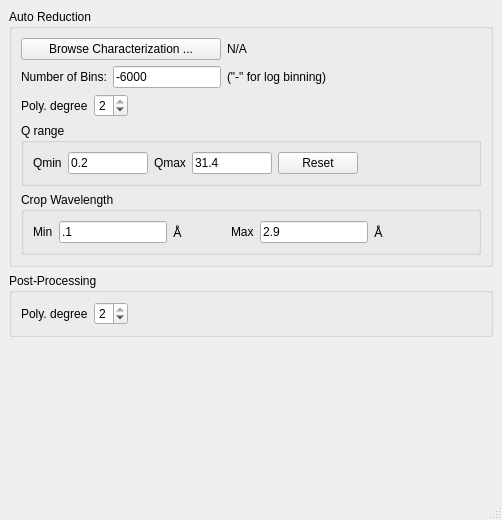
<?xml version="1.0" encoding="UTF-8"?>
<ui version="4.0">
 <class>MainWindow</class>
 <widget class="QMainWindow" name="MainWindow">
  <property name="geometry">
   <rect>
    <x>0</x>
    <y>0</y>
    <width>502</width>
    <height>520</height>
   </rect>
  </property>
  <property name="windowTitle">
   <string>MainWindow</string>
  </property>
  <widget class="QWidget" name="centralwidget">
   <layout class="QVBoxLayout" name="verticalLayout_3">
    <item>
     <widget class="QGroupBox" name="groupBox">
      <property name="title">
       <string>Auto Reduction</string>
      </property>
      <layout class="QVBoxLayout" name="verticalLayout">
       <item>
        <layout class="QHBoxLayout" name="horizontalLayout_5">
         <item>
          <widget class="QPushButton" name="mantid_browse_characterization_button">
           <property name="minimumSize">
            <size>
             <width>200</width>
             <height>0</height>
            </size>
           </property>
           <property name="text">
            <string>Browse Characterization ...</string>
           </property>
          </widget>
         </item>
         <item>
          <widget class="QLabel" name="mantid_characterization_value">
           <property name="sizePolicy">
            <sizepolicy hsizetype="Expanding" vsizetype="Preferred">
             <horstretch>0</horstretch>
             <verstretch>0</verstretch>
            </sizepolicy>
           </property>
           <property name="text">
            <string>N/A</string>
           </property>
          </widget>
         </item>
        </layout>
       </item>
       <item>
        <layout class="QHBoxLayout" name="horizontalLayout_4">
         <item>
          <widget class="QLabel" name="label_9">
           <property name="text">
            <string>Number of Bins:</string>
           </property>
          </widget>
         </item>
         <item>
          <widget class="QLineEdit" name="mantid_number_of_bins">
           <property name="sizePolicy">
            <sizepolicy hsizetype="Preferred" vsizetype="Fixed">
             <horstretch>0</horstretch>
             <verstretch>0</verstretch>
            </sizepolicy>
           </property>
           <property name="text">
            <string>-6000</string>
           </property>
          </widget>
         </item>
         <item>
          <widget class="QLabel" name="label_7">
           <property name="text">
            <string>(&quot;-&quot; for log binning)</string>
           </property>
          </widget>
         </item>
         <item>
          <spacer name="horizontalSpacer_2">
           <property name="orientation">
            <enum>Qt::Horizontal</enum>
           </property>
           <property name="sizeHint" stdset="0">
            <size>
             <width>40</width>
             <height>20</height>
            </size>
           </property>
          </spacer>
         </item>
        </layout>
       </item>
       <item>
        <layout class="QHBoxLayout" name="horizontalLayout_2">
         <item>
          <widget class="QLabel" name="label_23">
           <property name="text">
            <string>Poly. degree</string>
           </property>
          </widget>
         </item>
         <item>
          <widget class="QSpinBox" name="ndeg">
           <property name="maximum">
            <number>2</number>
           </property>
           <property name="value">
            <number>2</number>
           </property>
          </widget>
         </item>
         <item>
          <spacer name="horizontalSpacer">
           <property name="orientation">
            <enum>Qt::Horizontal</enum>
           </property>
           <property name="sizeHint" stdset="0">
            <size>
             <width>40</width>
             <height>20</height>
            </size>
           </property>
          </spacer>
         </item>
        </layout>
       </item>
       <item>
        <widget class="QGroupBox" name="q_range_group_box">
         <property name="title">
          <string>Q range</string>
         </property>
         <layout class="QHBoxLayout" name="horizontalLayout">
          <item>
           <widget class="QLabel" name="label">
            <property name="text">
             <string>Qmin</string>
            </property>
           </widget>
          </item>
          <item>
           <widget class="QLineEdit" name="q_range_min">
            <property name="minimumSize">
             <size>
              <width>80</width>
              <height>0</height>
             </size>
            </property>
            <property name="maximumSize">
             <size>
              <width>80</width>
              <height>16777215</height>
             </size>
            </property>
            <property name="text">
             <string>0.2</string>
            </property>
           </widget>
          </item>
          <item>
           <widget class="QLabel" name="label_2">
            <property name="text">
             <string>Qmax</string>
            </property>
           </widget>
          </item>
          <item>
           <widget class="QLineEdit" name="q_range_max">
            <property name="minimumSize">
             <size>
              <width>80</width>
              <height>0</height>
             </size>
            </property>
            <property name="maximumSize">
             <size>
              <width>80</width>
              <height>16777215</height>
             </size>
            </property>
            <property name="text">
             <string>31.4</string>
            </property>
           </widget>
          </item>
          <item>
           <widget class="QPushButton" name="pushButton">
            <property name="text">
             <string>Reset</string>
            </property>
           </widget>
          </item>
          <item>
           <spacer name="horizontalSpacer_3">
            <property name="orientation">
             <enum>Qt::Horizontal</enum>
            </property>
            <property name="sizeHint" stdset="0">
             <size>
              <width>40</width>
              <height>20</height>
             </size>
            </property>
           </spacer>
          </item>
         </layout>
        </widget>
       </item>
       <item>
        <widget class="QGroupBox" name="groupBox_2">
         <property name="title">
          <string>Crop Wavelength</string>
         </property>
         <layout class="QHBoxLayout" name="horizontalLayout_3">
          <item>
           <widget class="QLabel" name="label_15">
            <property name="text">
             <string>Min</string>
            </property>
           </widget>
          </item>
          <item>
           <widget class="QLineEdit" name="mantid_min_crop_wavelength">
            <property name="text">
             <string>.1</string>
            </property>
           </widget>
          </item>
          <item>
           <widget class="QLabel" name="label_16">
            <property name="text">
             <string>&lt;!DOCTYPE HTML PUBLIC &quot;-//W3C//DTD HTML 4.0//EN&quot; &quot;http://www.w3.org/TR/REC-html40/strict.dtd&quot;&gt;
&lt;html&gt;&lt;head&gt;&lt;meta name=&quot;qrichtext&quot; content=&quot;1&quot; /&gt;&lt;style type=&quot;text/css&quot;&gt;
p, li { white-space: pre-wrap; }
&lt;/style&gt;&lt;/head&gt;&lt;body style=&quot; font-family:'Sans Serif'; font-size:10pt; font-weight:400; font-style:normal;&quot;&gt;
&lt;p style=&quot; margin-top:0px; margin-bottom:0px; margin-left:0px; margin-right:0px; -qt-block-indent:0; text-indent:0px;&quot;&gt;&amp;#8491;&lt;/p&gt;&lt;/body&gt;&lt;/html&gt;</string>
            </property>
           </widget>
          </item>
          <item>
           <spacer name="horizontalSpacer_10">
            <property name="orientation">
             <enum>Qt::Horizontal</enum>
            </property>
            <property name="sizeHint" stdset="0">
             <size>
              <width>40</width>
              <height>20</height>
             </size>
            </property>
           </spacer>
          </item>
          <item>
           <widget class="QLabel" name="label_14">
            <property name="text">
             <string>Max</string>
            </property>
           </widget>
          </item>
          <item>
           <widget class="QLineEdit" name="mantid_max_crop_wavelength">
            <property name="text">
             <string>2.9</string>
            </property>
           </widget>
          </item>
          <item>
           <widget class="QLabel" name="label_13">
            <property name="text">
             <string>&lt;!DOCTYPE HTML PUBLIC &quot;-//W3C//DTD HTML 4.0//EN&quot; &quot;http://www.w3.org/TR/REC-html40/strict.dtd&quot;&gt;
&lt;html&gt;&lt;head&gt;&lt;meta name=&quot;qrichtext&quot; content=&quot;1&quot; /&gt;&lt;style type=&quot;text/css&quot;&gt;
p, li { white-space: pre-wrap; }
&lt;/style&gt;&lt;/head&gt;&lt;body style=&quot; font-family:'Sans Serif'; font-size:10pt; font-weight:400; font-style:normal;&quot;&gt;
&lt;p style=&quot; margin-top:0px; margin-bottom:0px; margin-left:0px; margin-right:0px; -qt-block-indent:0; text-indent:0px;&quot;&gt;&amp;#8491;&lt;/p&gt;&lt;/body&gt;&lt;/html&gt;</string>
            </property>
           </widget>
          </item>
          <item>
           <spacer name="horizontalSpacer_13">
            <property name="orientation">
             <enum>Qt::Horizontal</enum>
            </property>
            <property name="sizeHint" stdset="0">
             <size>
              <width>40</width>
              <height>20</height>
             </size>
            </property>
           </spacer>
          </item>
          <item>
           <spacer name="horizontalSpacer_4">
            <property name="orientation">
             <enum>Qt::Horizontal</enum>
            </property>
            <property name="sizeHint" stdset="0">
             <size>
              <width>40</width>
              <height>20</height>
             </size>
            </property>
           </spacer>
          </item>
         </layout>
        </widget>
       </item>
      </layout>
     </widget>
    </item>
    <item>
     <widget class="QGroupBox" name="groupBox_3">
      <property name="title">
       <string>Post-Processing</string>
      </property>
      <layout class="QVBoxLayout" name="verticalLayout_2">
       <item>
        <layout class="QHBoxLayout" name="horizontalLayout_6">
         <item>
          <widget class="QLabel" name="label_24">
           <property name="text">
            <string>Poly. degree</string>
           </property>
          </widget>
         </item>
         <item>
          <widget class="QSpinBox" name="ndeg_2">
           <property name="maximum">
            <number>2</number>
           </property>
           <property name="value">
            <number>2</number>
           </property>
          </widget>
         </item>
         <item>
          <spacer name="horizontalSpacer_5">
           <property name="orientation">
            <enum>Qt::Horizontal</enum>
           </property>
           <property name="sizeHint" stdset="0">
            <size>
             <width>40</width>
             <height>20</height>
            </size>
           </property>
          </spacer>
         </item>
        </layout>
       </item>
      </layout>
     </widget>
    </item>
    <item>
     <spacer name="verticalSpacer">
      <property name="orientation">
       <enum>Qt::Vertical</enum>
      </property>
      <property name="sizeHint" stdset="0">
       <size>
        <width>20</width>
        <height>40</height>
       </size>
      </property>
     </spacer>
    </item>
   </layout>
  </widget>
  <widget class="QMenuBar" name="menubar">
   <property name="geometry">
    <rect>
     <x>0</x>
     <y>0</y>
     <width>502</width>
     <height>20</height>
    </rect>
   </property>
  </widget>
  <widget class="QStatusBar" name="statusbar"/>
 </widget>
 <resources/>
 <connections/>
</ui>
